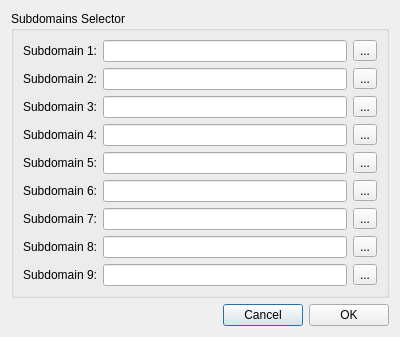
<?xml version="1.0" encoding="UTF-8"?>
<ui version="4.0">
 <class>Dialog</class>
 <widget class="QDialog" name="Dialog">
  <property name="geometry">
   <rect>
    <x>0</x>
    <y>0</y>
    <width>400</width>
    <height>310</height>
   </rect>
  </property>
  <property name="windowTitle">
   <string>Import Multiple Domains</string>
  </property>
  <layout class="QGridLayout" name="gridLayout">
   <item row="1" column="1">
    <widget class="QPushButton" name="cancel_btn">
     <property name="text">
      <string>Cancel</string>
     </property>
    </widget>
   </item>
   <item row="1" column="2">
    <widget class="QPushButton" name="ok_btn">
     <property name="text">
      <string>OK</string>
     </property>
    </widget>
   </item>
   <item row="1" column="0">
    <spacer name="horizontalSpacer">
     <property name="orientation">
      <enum>Qt::Horizontal</enum>
     </property>
     <property name="sizeHint" stdset="0">
      <size>
       <width>40</width>
       <height>20</height>
      </size>
     </property>
    </spacer>
   </item>
   <item row="0" column="0" colspan="3">
    <widget class="QGroupBox" name="groupBox">
     <property name="title">
      <string>Subdomains Selector</string>
     </property>
     <layout class="QGridLayout" name="gridLayout_3">
      <item row="0" column="0">
       <layout class="QGridLayout" name="gridLayout_2">
        <item row="0" column="1">
         <widget class="QLineEdit" name="sub1_le"/>
        </item>
        <item row="5" column="0">
         <widget class="QLabel" name="label_6">
          <property name="text">
           <string>Subdomain 6:</string>
          </property>
         </widget>
        </item>
        <item row="4" column="0">
         <widget class="QLabel" name="label_5">
          <property name="text">
           <string>Subdomain 5:</string>
          </property>
         </widget>
        </item>
        <item row="2" column="0">
         <widget class="QLabel" name="label_3">
          <property name="text">
           <string>Subdomain 3:</string>
          </property>
         </widget>
        </item>
        <item row="5" column="1">
         <widget class="QLineEdit" name="sub6_le"/>
        </item>
        <item row="3" column="1">
         <widget class="QLineEdit" name="sub4_le"/>
        </item>
        <item row="6" column="1">
         <widget class="QLineEdit" name="sub7_le"/>
        </item>
        <item row="4" column="1">
         <widget class="QLineEdit" name="sub5_le"/>
        </item>
        <item row="8" column="1">
         <widget class="QLineEdit" name="sub9_le"/>
        </item>
        <item row="2" column="1">
         <widget class="QLineEdit" name="sub3_le"/>
        </item>
        <item row="8" column="0">
         <widget class="QLabel" name="label_9">
          <property name="text">
           <string>Subdomain 9:</string>
          </property>
         </widget>
        </item>
        <item row="1" column="0">
         <widget class="QLabel" name="label_2">
          <property name="text">
           <string>Subdomain 2:</string>
          </property>
         </widget>
        </item>
        <item row="0" column="0">
         <widget class="QLabel" name="label">
          <property name="text">
           <string>Subdomain 1:</string>
          </property>
         </widget>
        </item>
        <item row="3" column="0">
         <widget class="QLabel" name="label_4">
          <property name="text">
           <string>Subdomain 4:</string>
          </property>
         </widget>
        </item>
        <item row="7" column="1">
         <widget class="QLineEdit" name="sub8_le"/>
        </item>
        <item row="7" column="0">
         <widget class="QLabel" name="label_8">
          <property name="text">
           <string>Subdomain 8:</string>
          </property>
         </widget>
        </item>
        <item row="6" column="0">
         <widget class="QLabel" name="label_7">
          <property name="text">
           <string>Subdomain 7:</string>
          </property>
         </widget>
        </item>
        <item row="1" column="1">
         <widget class="QLineEdit" name="sub2_le"/>
        </item>
        <item row="0" column="2">
         <widget class="QToolButton" name="sub1_tb">
          <property name="text">
           <string>...</string>
          </property>
         </widget>
        </item>
        <item row="1" column="2">
         <widget class="QToolButton" name="sub2_tb">
          <property name="text">
           <string>...</string>
          </property>
         </widget>
        </item>
        <item row="2" column="2">
         <widget class="QToolButton" name="sub3_tb">
          <property name="text">
           <string>...</string>
          </property>
         </widget>
        </item>
        <item row="3" column="2">
         <widget class="QToolButton" name="sub4_tb">
          <property name="text">
           <string>...</string>
          </property>
         </widget>
        </item>
        <item row="4" column="2">
         <widget class="QToolButton" name="sub5_tb">
          <property name="text">
           <string>...</string>
          </property>
         </widget>
        </item>
        <item row="5" column="2">
         <widget class="QToolButton" name="sub6_tb">
          <property name="text">
           <string>...</string>
          </property>
         </widget>
        </item>
        <item row="6" column="2">
         <widget class="QToolButton" name="sub7_tb">
          <property name="text">
           <string>...</string>
          </property>
         </widget>
        </item>
        <item row="7" column="2">
         <widget class="QToolButton" name="sub8_tb">
          <property name="text">
           <string>...</string>
          </property>
         </widget>
        </item>
        <item row="8" column="2">
         <widget class="QToolButton" name="sub9_tb">
          <property name="text">
           <string>...</string>
          </property>
         </widget>
        </item>
       </layout>
      </item>
     </layout>
    </widget>
   </item>
  </layout>
 </widget>
 <resources/>
 <connections/>
</ui>
